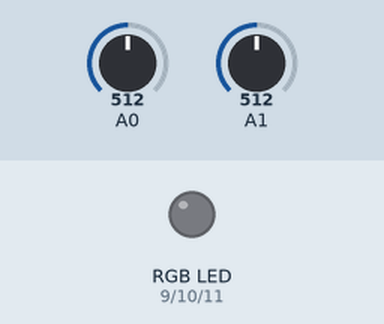
Simulated run of this sketch. Board: Arduino Uno, built with avr-gcc and run on an emulated ATmega328P. Parts: an RGB LED mixed from three pins (HIGH = lit). The inputs (shaded band) are chosen by the test bench; at power-on: A0 = 512, A1 = 512. Dim RGB values are drawn brighter than linear.

Above: at 1.2 s.
1.3 s: A0 set to 716
At 1.9 s:
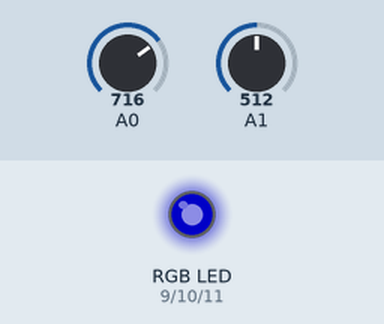
2.8 s: A1 set to 716
At 4.0 s:
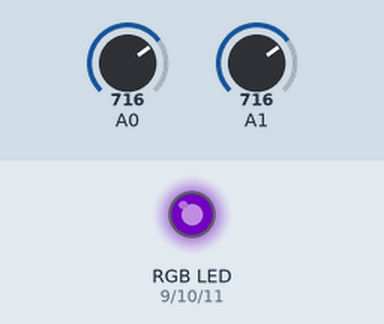
4.3 s: A0 set to 900
At 5.4 s:
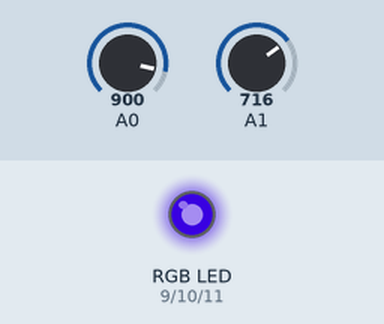
5.8 s: A1 set to 900
At 6.2 s:
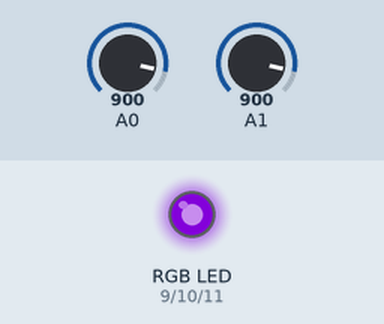
7.3 s: A0 set to 511
At 7.6 s:
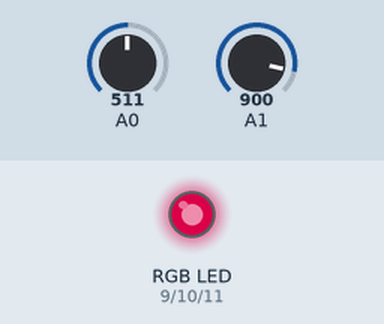
8.8 s: A1 set to 306
At 9.5 s:
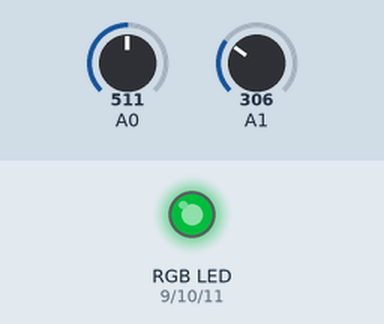
Timing chart, 0 to 11.3 s (numbered marks = the images above; inputs shaded):
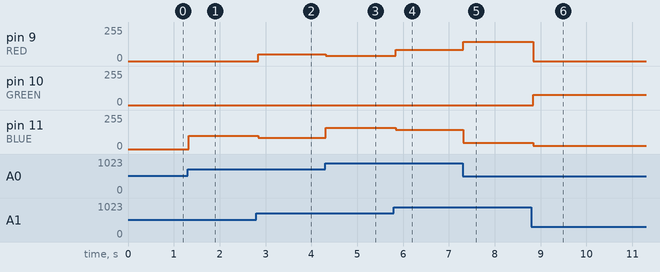

The sketch:

joystick.ino
```cpp
//Constante
int iMax = 512;
int RED = 9;
int GREEN = 10;
int BLUE = 11;

float zone1 = 2*PI/3;
float zone2 = 4*PI/3;
float fMax = 512.0;


void setup(){
  pinMode(7, INPUT);
  pinMode(RED,OUTPUT);
  pinMode(BLUE,OUTPUT);
  pinMode(GREEN,OUTPUT);
}

float angle(float X, float Y)
{
  float angle = 0;
  if(X == 0)
  {
    if(Y < 0)
      angle = 3*PI/2;
    if(Y > 0)
      angle = PI/2;
  }
  else
  {
    angle = atan(Y/X);
    if(X > 0 && Y < 0)
      angle += 2*PI;
    if(X<0)
      angle += PI;
  }

  return angle;
}


void loop(){
  // Alpha = angle for polar representation
  float alpha = 0;
  int intensity = 0;
  float X, Y;

  // Read value from analog pin of the arduino and centring the circle.
  int iX = analogRead(0)-iMax;
  int iY = analogRead(1)-iMax;

  // bound to [-iMax, iMax]
  if(iX > iMax) iX = iMax;
  if(iX < -iMax) iX = -iMax;
  if(iY > iMax) iY = iMax;
  if(iY < -iMax) iY = -iMax;

  // bound to [-100, 100]
  iX = ((((float)iX)/fMax)*100.0);
  iY = ((((float)iY)/fMax)*100.0);

  // bound to [-1, -1] on float
  X = ((float)iX/100.0);
  Y = ((float)iY/100.0);

  // Map all point of the square to the circle
  float XTemp = X;
  X *= (sqrt(1-(pow(Y,2)/2)));
  Y *= (sqrt(1-(pow(XTemp,2)/2)));

  // calculte the angle.
  alpha = angle(X,Y);
  // the raw intensity is calculate from the distance of the point from the center
  // bound to [0,255] because of the pwm value of the arduino.
  intensity = sqrt(pow(X, 2) + pow(Y, 2))*256;

  // limiting the intensity
  if(intensity > 255)
    intensity = 255;

  // defining a neutral center region
  if(intensity < 25)
    intensity = 0;

  // defining the intensity of each color
  float intensityRed = 0;
  float intensityBlue = 0;
  float intensityGreen = 0;

  if(alpha <= zone1)
  {
    intensityRed = alpha/zone1;
    intensityBlue = 1-intensityRed;
  }

  if(alpha > zone1 && alpha <= zone2)
  {
    intensityGreen = ((alpha - zone1)/zone1);
    intensityRed = 1-intensityGreen;
  }

  if(alpha > zone2)
  {
    intensityBlue = ((alpha-zone2)/zone1);
    intensityGreen = 1-intensityBlue;
  }


  // sending the value to the pwm.
  analogWrite(RED, intensity*intensityRed );
  analogWrite(GREEN, intensity*intensityGreen );
  analogWrite(BLUE, intensity*intensityBlue);

  delay(50);
}
```

Measured:
- after the input at 1.3 s, pin 11 (BLUE): 0/255 → 99/255 at once
- after the input at 2.8 s, pin 9 (RED): 0/255 → 50/255 at once; pin 11 (BLUE): 99/255 → 84/255 at once
- after the input at 4.3 s, pin 9 (RED): 50/255 → 41/255 at once; pin 11 (BLUE): 84/255 → 161/255 at once
- after the input at 5.8 s, pin 9 (RED): 41/255 → 86/255 at once; pin 11 (BLUE): 161/255 → 143/255 at once
- after the input at 7.3 s, pin 9 (RED): 86/255 → 144/255 at once; pin 11 (BLUE): 143/255 → 48/255 at once
- after the input at 8.8 s, pin 9 (RED): 144/255 → 0/255 at once; pin 10 (GREEN): 0/255 → 76/255 at once; pin 11 (BLUE): 48/255 → 25/255 at once
